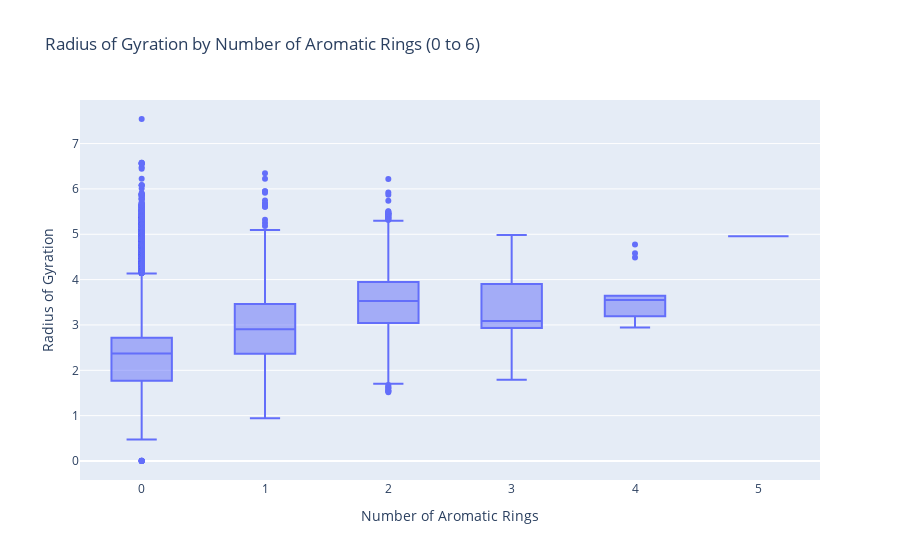

Notebook code cell kept with this figure:
### Code cell
import pandas as pd
import plotly.express as px

# Assuming 'molecules_properties_admet_data' DataFrame exists and contains columns 'number_of_aromatic_rings' and 'radius_of_gyration'

# Filter DataFrame to include only number of aromatic rings from 0 to 6
filtered_data = molecules_properties_admet_data[molecules_properties_admet_data['number_of_aromatic_rings'].isin(range(7))]

# Create box plot
fig = px.box(filtered_data, x='number_of_aromatic_rings', y='radius_of_gyration',
             title='Radius of Gyration by Number of Aromatic Rings (0 to 6)',
             labels={'number_of_aromatic_rings': 'Number of Aromatic Rings', 'radius_of_gyration': 'Radius of Gyration'})

# Show the plot
fig.show()

### Figure 1 — Plotly figure (JSON) as saved in the notebook; plotly's stock layout.template omitted (floating-point values rounded to 4 significant figures; data arrays with more than 128 entries replaced by an {"elided": "..."} marker saying what was removed)
{"data": [{"alignmentgroup": "True", "hovertemplate": "Number of Aromatic Rings=%{x}<br>Radius of Gyration=%{y}<extra></extra>", "legendgroup": "", "marker": {"color": "#636efa"}, "name": "", "notched": false, "offsetgroup": "", "orientation": "v", "showlegend": false, "type": "box", "x": {"elided": "25593 int values"}, "x0": " ", "xaxis": "x", "y": {"elided": "25593 float values"}, "y0": " ", "yaxis": "y"}], "layout": {"boxmode": "group", "legend": {"tracegroupgap": 0}, "title": {"text": "Radius of Gyration by Number of Aromatic Rings (0 to 6)"}, "xaxis": {"anchor": "y", "domain": [0, 1], "title": {"text": "Number of Aromatic Rings"}}, "yaxis": {"anchor": "x", "domain": [0, 1], "title": {"text": "Radius of Gyration"}}}}
